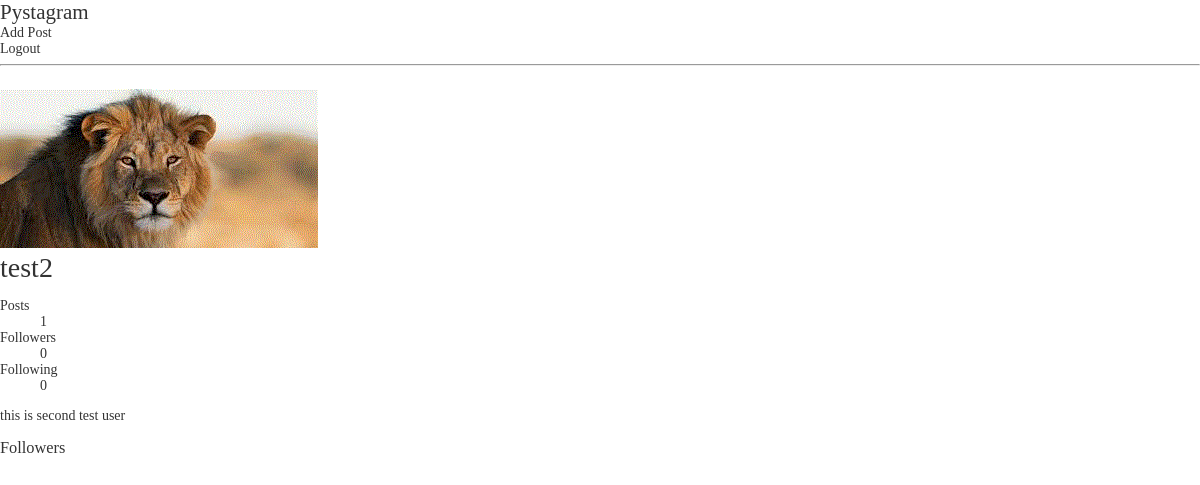
Page /users/3/followers/ on the earlier database version.
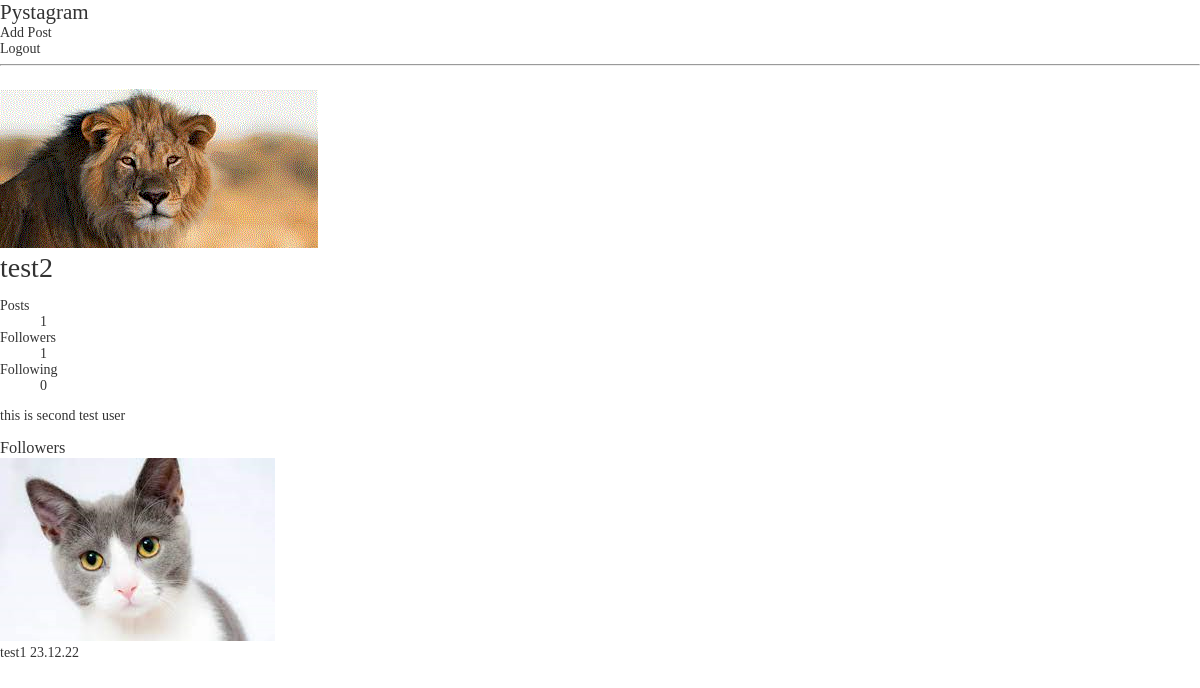
Same page on the later database version.
### users/models.py (models this page shows, shortened)
class User(AbstractUser):
    profile_image = models.ImageField(
        "프로필 이미지",
        upload_to="users/profile",
        blank=True
        )
    short_description = models.TextField("소개글",  blank=True)
    like_posts = models.ManyToManyField(
        "posts.Post",
        verbose_name="좋아요 누른 포스트 목록",
        related_name="like_users",
        blank=True,
    )
    following = models.ManyToManyField(
        "self",
        verbose_name="팔로우 중인 유저들",
        related_name="followers",
        symmetrical=False,
        through="users.Relationship",
    )

class Relationship(models.Model):
    from_user = models.ForeignKey(
        "users.User",
        verbose_name="팔로우를 요청한 사람",
        related_name="following_relationships",
        on_delete=models.CASCADE
    )
    to_user = models.ForeignKey(
        "users.User",
        verbose_name="팔로우 요청의 대상",
        related_name="follower_relationships",
        on_delete=models.CASCADE
    )
    created = models.DateTimeField(auto_now_add=True)

### users/views.py (the view)
# urls.py: path("<int:user_id>/followers/", views.Followers.as_view(), name="followers"),
class Followers(TemplateView):
    template_name = "users/followers.html"
    def get_context_data(self, **kwargs):
        context = super().get_context_data(**kwargs)
        user_id = kwargs["user_id"]
        user = get_object_or_404(models.User, id=user_id)
        relationships = user.follower_relationships.all()
        context["user"] = user
        context["relationships"] = relationships
        return context

### templates/users/followers.html
{% extends "base_profile.html" %}
{% block bottom_data %}
<div class="relationships">
    <h3>Followers</h3>
    {% for relationship in relationships %}
        <div class="relationship">
            <a href="{% url "users:profile" user_id=relationship.from_user.id %}">
                {% if relationship.from_user.profile_image %}
                    <img src="{{ relationship.from_user.profile_image.url }}">
                {% endif %}
                <div class="relationship-info">
                    <span>{{ relationship.from_user.username }}</span>
                    <span>{{ relationship.created|date:"y.m.d" }}</span>
                </div>
            </a>
        </div>
    {% endfor %}
</div>
{% endblock  %}

### templates/base_profile.html (shortened to what this page needs)
{% extends "base_nav.html" %}
{% block content %}
<div id="profile">
    <div class="info">
        {% if user.profile_image %}
            <img src="{{ user.profile_image.url }}">
        {% endif %}
        <div class="info-texts">
            <h1>{{ user.username }}</h1>
            <div class="counts">
                <dl>
                    <dt>Posts</dt>
                    <a href="{% url "users:profile" user_id=user.id %}">
                    <dd>{{ user.post_set.count }}</dd>
                    </a>
                    <dt>Followers</dt>
                    <a href="{% url "users:followers" user_id=user.id %}">
                    <dd>{{ user.followers.count }}</dd>
                    </a>
                    <dt>Following</dt>
                    <a href="{% url "users:following" user_id=user.id %}">
                    <dd>{{ user.following.count }}</dd>
                    </a>
                </dl>
            </div>
            <p>{{ user.short_description }}</p>
        </div>
    </div>
    {% block bottom_data %}{% endblock  %}
</div>
{% endblock  %}

Differences in the rows shown:
computed for User "test2": followers.count "0" → "1"
added Relationship: from_user.profile_image (picture), from_user.username "test1", created "23.12.22"
